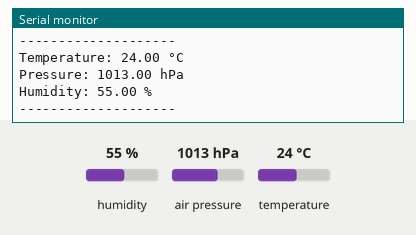
Simulated run of this sketch. Board: Arduino Uno, built with avr-gcc and run on an emulated ATmega328P. Shown: the last lines printed to the serial monitor. The inputs (shaded band) are chosen by the test bench; at power-on: humidity 55 %, air pressure 1013 hPa, temperature 24 °C.

Above: at 2.8 s.
2.9 s: humidity set to 22 %
At 5.3 s:
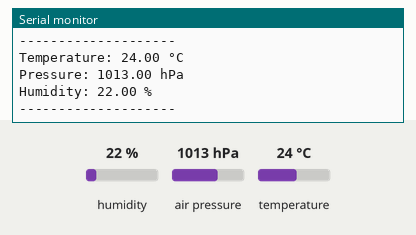
5.6 s: air pressure set to 952 hPa
At 6.5 s:
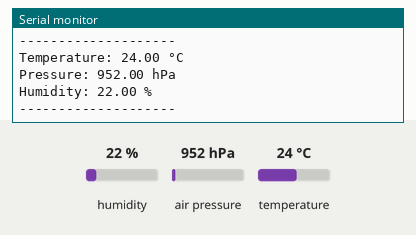

Measured:
- after the input at 2.9 s, the serial monitor: prints a new line after 1.2 s (image 1)
- after the input at 5.6 s, the serial monitor: prints a new line after 0.51 s (image 2)

The sketch:

bme280_test.ino
```cpp
#include <Wire.h>
#include <Adafruit_Sensor.h>
#include <Adafruit_BME280.h>

Adafruit_BME280 bme;

void setup() {
  Serial.begin(9600);

  if (!bme.begin(0x76)) {
    Serial.println("Could not find BME280!");
    while (1);
  }

  Serial.println("BME280 found!");
}

void loop() {
  Serial.print("Temperature: ");
  Serial.print(bme.readTemperature());
  Serial.println(" °C");

  Serial.print("Pressure: ");
  Serial.print(bme.readPressure() / 100.0F);
  Serial.println(" hPa");

  Serial.print("Humidity: ");
  Serial.print(bme.readHumidity());
  Serial.println(" %");

  Serial.println("--------------------");

  delay(2000);
}
```
